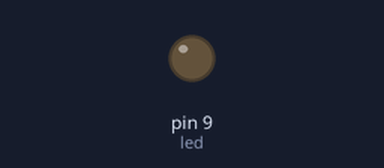
Recording of a sketch running on a simulated Arduino Uno, built with avr-gcc and run on an emulated ATmega328P. On the bench: output pins drawn as LEDs (lit = HIGH).

Above: at 0.1 s.
At 8.6 s:
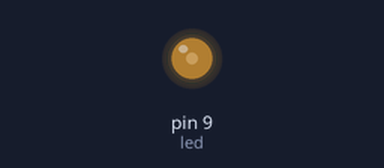
At 20.1 s:
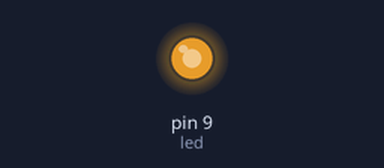
At 39.75 s:
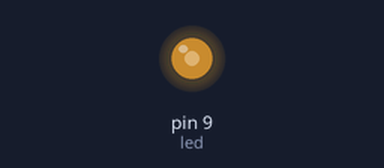
Timing chart, 0 to 40.0 s (numbered marks = the images above):
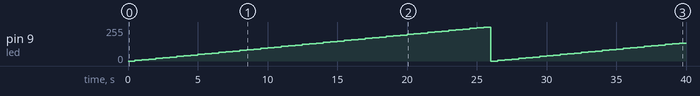

The sketch:

basic_2.ino
```cpp
int led=9;

void setup() {
  // put your setup code here, to run once:

  pinMode(led, OUTPUT);
}

void loop() {
  // put your main code here, to run repeatedly:

  for (int i=0; i<=255; i+=5){
    analogWrite(led,i);
    delay(500);
  }
}
```

Measured:
- by itself, pin 9 (led): 0/255 → 5/255 at 0.50 s, → 10/255 0.50 s later, → 15/255 0.50 s later, → 20/255 0.50 s later, … (79 changes in this stretch)
